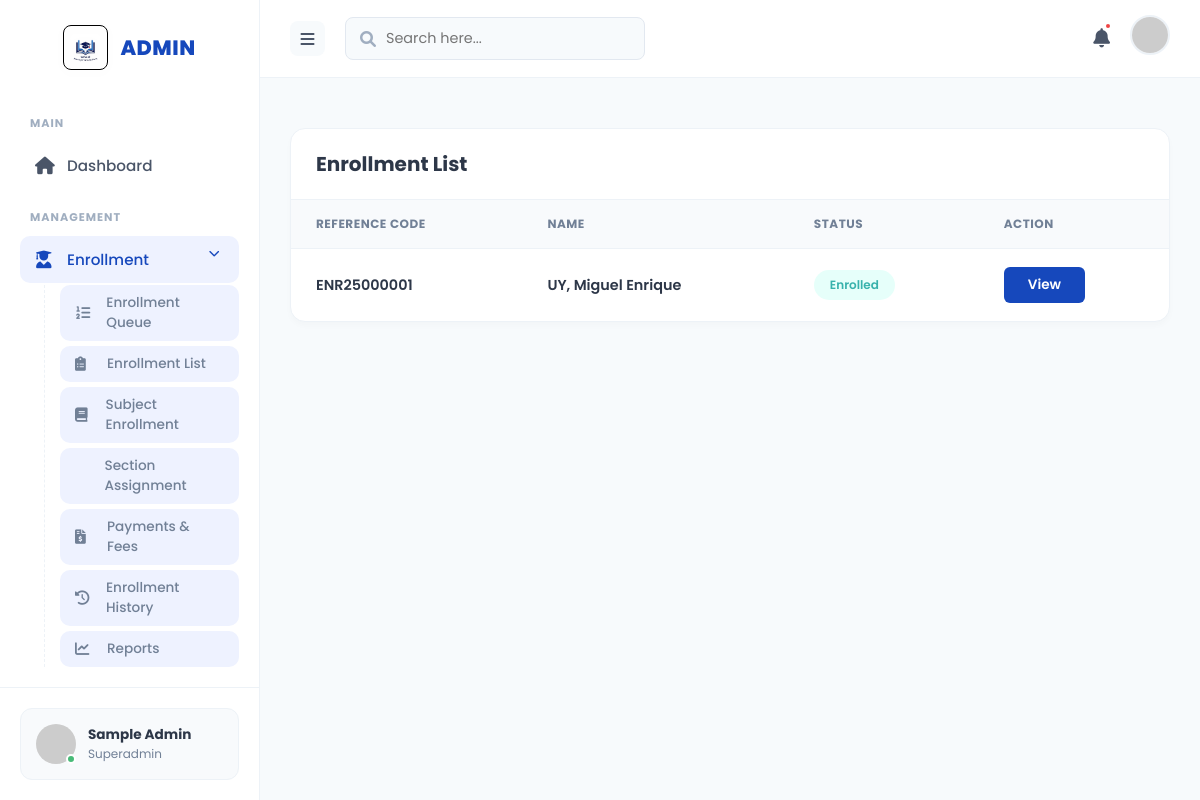
The app's page /Admin/Module/Enrollment.php (signed in) with its own data.
### tables this page shows
CREATE TABLE IF NOT EXISTS enrollments (
    enrollmentId INT AUTO_INCREMENT PRIMARY KEY,
    reference_code VARCHAR(20) UNIQUE NOT NULL,
    admission_type VARCHAR(50) NOT NULL,
    course_id INT,
    year_level VARCHAR(50) NOT NULL,
    first_name VARCHAR(100) NOT NULL,
    middle_name VARCHAR(100),
    last_name VARCHAR(100) NOT NULL,
    gender VARCHAR(10) NOT NULL,
    birthdate DATE NOT NULL,
    contact_number VARCHAR(20) NOT NULL,
    email VARCHAR(255) NOT NULL UNIQUE,
    address TEXT NOT NULL,
    birth_cert VARCHAR(255),
    form_138 VARCHAR(255),
    id_picture VARCHAR(255) NOT NULL,
    form_137 VARCHAR(255),
    good_moral VARCHAR(255),
    barangay_clearance VARCHAR(255),
    guardian_first VARCHAR(100) NOT NULL,
    guardian_middle VARCHAR(100),
    guardian_last VARCHAR(100) NOT NULL,
    guardian_email VARCHAR(255) NOT NULL,
    guardian_contact VARCHAR(20) NOT NULL,
    relationship VARCHAR(50) NOT NULL,
    guardian_address TEXT NOT NULL,
    primary_school VARCHAR(255) NOT NULL,
    primary_year VARCHAR(10) NOT NULL,
    secondary_school VARCHAR(255) NOT NULL,
    secondary_year VARCHAR(10) NOT NULL,
    status VARCHAR(50) DEFAULT 'Pending Review',
    created_at TIMESTAMP DEFAULT CURRENT_TIMESTAMP,
    FOREIGN KEY (course_id) REFERENCES courses(courseId)
);

### Admin/Module/Enrollment.php (the view, shortened to what this page needs)
<?php
require_once '../../Database/config.php';
try {
    $stmt = $pdo->query("SELECT e.*, c.course_name FROM enrollments e LEFT JOIN courses c ON e.course_id = c.courseId ORDER BY e.created_at DESC");
    $enrollments = $stmt->fetchAll();
} catch (PDOException $e) {
    die("Database error: " . $e->getMessage());
}
?>
<!DOCTYPE html>
<html lang="en">
<head>
    <link rel="stylesheet" href="https://cdnjs.cloudflare.com/ajax/libs/font-awesome/6.0.0/css/all.min.css">
    <link rel="stylesheet" href="../assets/admin.css">
</head>
<body>
    <?php include '../Components/Side-bar.php'; ?>
    <div class="main-wrapper">
        <?php include '../Components/Head-bar.php'; ?>
        <div class="content-area">
            <div class="table-container">
                <div class="table-header">
                    <h2>Enrollment List</h2>
                </div>
                <div class="table-responsive">
                    <table>
                        <thead>
                            <tr>
                                <th>Reference Code</th>
                                <th>Name</th>
                                <th>Status</th>
                                <th>Action</th>
                            </tr>
                        </thead>
                        <tbody>
                            <?php if (count($enrollments) > 0): ?>
                                <?php foreach ($enrollments as $enroll): ?>
                                    <tr>
                                        <td class="ref-code"><?php echo htmlspecialchars($enroll->reference_code); ?></td>
                                        <td class="student-name">
                                            <?php echo htmlspecialchars($enroll->last_name . ", " . $enroll->first_name . " " . ($enroll->middle_name ?? '')); ?>
                                        </td>
                                        <td>
                                            <?php
                                            $status_class = 'status-pending-review';
                                            if ($enroll->status == 'Enrolled')
                                                $status_class = 'status-enrolled';
                                            elseif ($enroll->status == 'Pending Payment')
                                                $status_class = 'status-pending-payment';
                                            ?>
                                            <span class="status-badge <?php echo $status_class; ?>">
                                                <?php echo htmlspecialchars($enroll->status); ?>
                                            </span>
                                        </td>
                                        <td>
                                            <a href="javascript:void(0)" class="btn-view"
                                                onclick='viewEnrollment(<?php echo json_encode($enroll); ?>)'>View</a>
                                        </td>
                                    </tr>
                                <?php endforeach; ?>
                            <?php endif; ?>
                        </tbody>
                    </table>
                </div>
            </div>
        </div>
    </div>
</body>
</html>

### Admin/assets/admin.css (style rules this page uses)
:root { --primary-blue: #1648bc; --bg-light: #f7fafc; --text-dark: #2d3748; --text-gray: #718096; --border-color: #edf2f7; }
* { margin: 0; padding: 0; box-sizing: border-box; font-family: 'Poppins', sans-serif; }
body { background: var(--bg-light); display: flex; min-height: 100vh; }
.main-wrapper { flex: 1; display: flex; flex-direction: column; overflow-x: hidden; }
.content-area { padding: 30px; flex: 1; }
.table-container { background: white; border-radius: 15px; box-shadow: 0 4px 6px rgba(0, 0, 0, 0.02); overflow: hidden; margin-top: 20px; border: 1px solid var(--border-color); }
.table-header { padding: 20px 25px; border-bottom: 1px solid var(--border-color); display: flex; justify-content: space-between; align-items: center; }
.table-header h2 { font-size: 1.25rem; font-weight: 700; color: var(--text-dark); }
.table-responsive { overflow-x: auto; }
table { width: 100%; border-collapse: collapse; text-align: left; }
thead th { background: #f8fafc; padding: 15px 25px; font-size: 0.75rem; font-weight: 700; color: var(--text-gray); text-transform: uppercase; letter-spacing: 0.5px; border-bottom: 1px solid var(--border-color); }
tbody td { padding: 18px 25px; font-size: 0.9rem; color: var(--text-dark); border-bottom: 1px solid var(--border-color); vertical-align: middle; }
tbody tr:last-child td { border-bottom: none; }
.ref-code { font-weight: 600; color: var(--text-dark); }
.student-name { font-weight: 600; color: var(--text-dark); }
.status-badge { padding: 6px 16px; border-radius: 20px; font-size: 0.75rem; font-weight: 600; display: inline-block; }
.status-enrolled { background: #e6fffa; color: #38b2ac; }
.btn-view { background: var(--primary-blue); color: white; padding: 8px 24px; border-radius: 6px; text-decoration: none; font-size: 0.85rem; font-weight: 600; transition: 0.3s; display: inline-block; }

### records on screen
enrollments: reference_code "ENR25000001", last_name+first_name+middle_name "UY, Miguel Enrique", status "Enrolled"

### other values on screen
$_SESSION['role'] "Superadmin"
